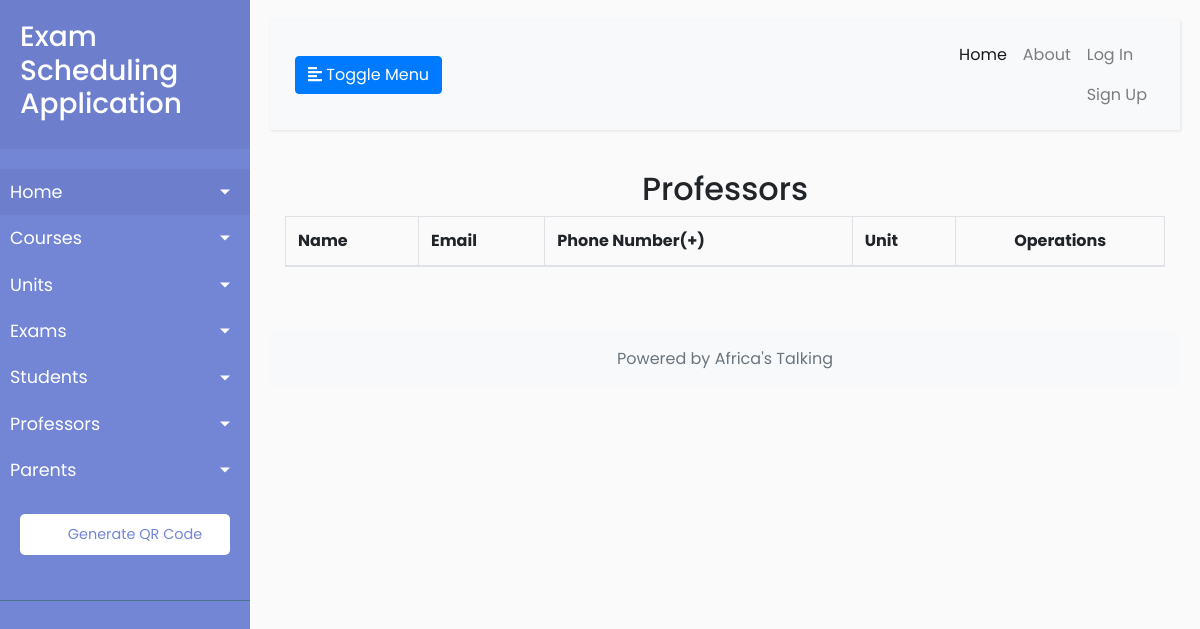
The app's page /professors, older data.
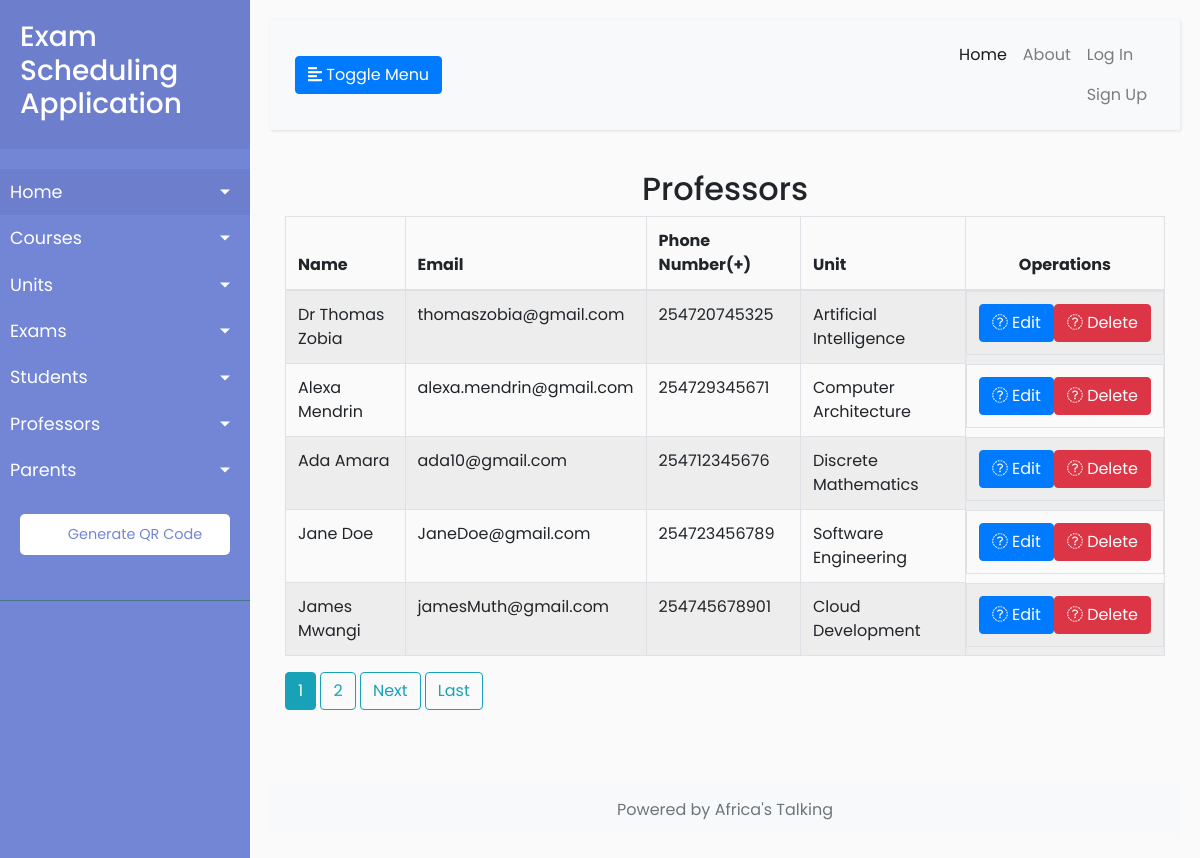
The same page, newer data.
### users/models.py (models this page shows, shortened)
class Professor(User):
    unit = models.ForeignKey(Unit, on_delete=models.CASCADE)
    phone_number = models.IntegerField(default=+254711111111)
    class Meta:
        verbose_name_plural = "Professors"

### exams/models.py (models this page shows)
class Unit(models.Model):
    name = models.CharField(max_length=100)
    description = models.TextField(max_length=1000, help_text="Enter a brief description of the Unit.")
    course = models.ForeignKey(Course, on_delete=models.CASCADE)
    def __str__(self):
        return f'{self.name}'

### users/views.py (the view)
# urls.py: path('professors', ProfessorListView.as_view(), name='professors-list'),
class ProfessorListView(ListView):
    model = Professor
    template_name = 'users/professors_list.html'
    context_object_name = 'professors'
    paginate_by = 5

### users/templates/users/professors_list.html (shortened to what this page needs)
{% extends 'exams/base.html' %}
{% block content %}
    <div class="right_col" role="main">
        <div class="">
            <div class="row">
                <div class="col-md-12 col-sm-12 col-xs-12">
                    <div class="x_panel">
                        <div class="x_title">
                            <h2 class="text-center"> Professors </h2>
                        </div>
                        <div class="x_content">
                            <table id="teacher-datatable" class="table table-striped table-bordered">
                                <thead>
                                    <tr>
                                        <th>Name</th>
                                        <th>Email</th>
                                        <th>Phone Number(+)</th>
                                        <th>Unit</th>
                                        <th class="text-center">Operations</th>
                                    </tr>
                                </thead>
                                <tbody>
                                    {% for professor in professors %}
                                        <tr>
                                            <td>{{ professor.get_full_name }}</td>
                                            <td>{{ professor.email }}</td>
                                            <td>{{ professor.phone_number }}</td>
                                            <td>{{ professor.unit }}</td>
                                            <td class="text-center d-flex justify-content-center">
                                                <a href="{% url 'professors-update' professor.pk %}" class="btn btn-primary btn-xs"><i class="fa fa-pencil"></i> Edit </a>
                                                <a href="{% url 'professors-delete' professor.pk %}" class="btn btn-danger btn-xs"><i class="fa fa-remove"></i> Delete </a>
                                            </td>
                                        </tr>
                                    {% endfor %}
                                </tbody>
                            </table>
                        </div>
                    </div>
                </div>
            </div>
        </div>
    </div>
    {% if is_paginated %}
    {% for num in page_obj.paginator.page_range %}
      {% if page_obj.number == num %}
        <a class="btn btn-info mb-4" href="?page={{ num }}">{{ num }}</a>
      {% elif num > page_obj.number|add:'-3' and num < page_obj.number|add:'3' %}
        <a class="btn btn-outline-info mb-4" href="?page={{ num }}">{{ num }}</a>
      {% endif %}
    {% endfor %}
    {% if page_obj.has_next %}
      <a class="btn btn-outline-info mb-4" href="?page={{ page_obj.next_page_number }}">Next</a>
      <a class="btn btn-outline-info mb-4" href="?page={{ page_obj.paginator.num_pages }}">Last</a>
    {% endif %}
  {% endif %}
{% endblock content%}

Row changes from the older to the newer data that the page shows:
added Professor: get_full_name "Dr Thomas Zobia", email "thomaszobia@gmail.com", phone_number "254720745325", unit "Artificial Intelligence"
added Professor: get_full_name "Alexa Mendrin", email "alexa.mendrin@gmail.com", phone_number "254729345671", unit "Computer Architecture"
added Professor: get_full_name "Ada Amara", email "ada10@gmail.com", phone_number "254712345676", unit "Discrete Mathematics"
added Professor: get_full_name "Jane Doe", email "JaneDoe@gmail.com", phone_number "254723456789", unit "Software Engineering"
added Professor: get_full_name "James Mwangi", email "jamesMuth@gmail.com", phone_number "254745678901", unit "Cloud Development"
Text that changed along with them:
new list line: "1"
new list line: "2"
text now shown: "Next Last"
